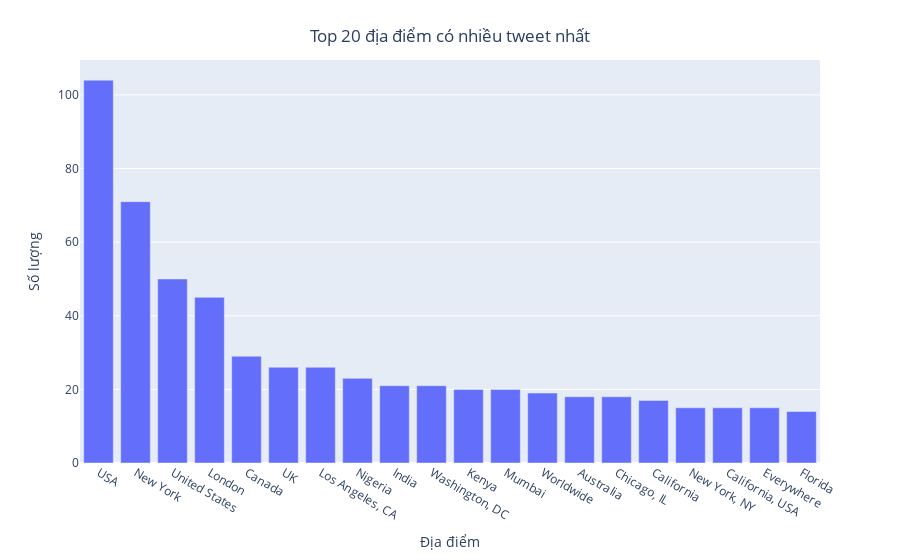

Notebook code cell kept with this figure:
### Code cell
top_location = train_df.groupby("location")["target"].count().sort_values(ascending=False).head(20)


fig = px.bar(top_location, x=top_location.index, y=top_location.values)
fig.update_layout(xaxis={'type': 'category'}, 
                yaxis_title = "Số lượng",
                xaxis_title = "Địa điểm",
                title={
                    'text': 'Top 20 địa điểm có nhiều tweet nhất',
                    'x': 0.5,  # Giữa trục x
                    'xanchor': 'center',  # Căn giữa theo trục x
                    'yanchor': 'top'  # Căn theo trục y
                })


fig.show()

### Figure 1 — Plotly figure (JSON) as saved in the notebook; plotly's stock layout.template omitted (floating-point values rounded to 4 significant figures)
{"data": [{"alignmentgroup": "True", "hovertemplate": "location=%{x}<br>y=%{y}<extra></extra>", "legendgroup": "", "marker": {"color": "#636efa", "pattern": {"shape": ""}}, "name": "", "offsetgroup": "", "orientation": "v", "showlegend": false, "textposition": "auto", "type": "bar", "x": ["USA", "New York", "United States", "London", "Canada", "UK", "Los Angeles, CA", "Nigeria", "India", "Washington, DC", "Kenya", "Mumbai", "Worldwide", "Australia", "Chicago, IL", "California", "New York, NY", "California, USA", "Everywhere", "Florida"], "xaxis": "x", "y": [104, 71, 50, 45, 29, 26, 26, 23, 21, 21, 20, 20, 19, 18, 18, 17, 15, 15, 15, 14], "yaxis": "y"}], "layout": {"barmode": "relative", "legend": {"tracegroupgap": 0}, "margin": {"t": 60}, "title": {"text": "Top 20 địa điểm có nhiều tweet nhất", "x": 0.5, "xanchor": "center", "yanchor": "top"}, "xaxis": {"anchor": "y", "domain": [0, 1], "title": {"text": "Địa điểm"}, "type": "category"}, "yaxis": {"anchor": "x", "domain": [0, 1], "title": {"text": "Số lượng"}}}}
